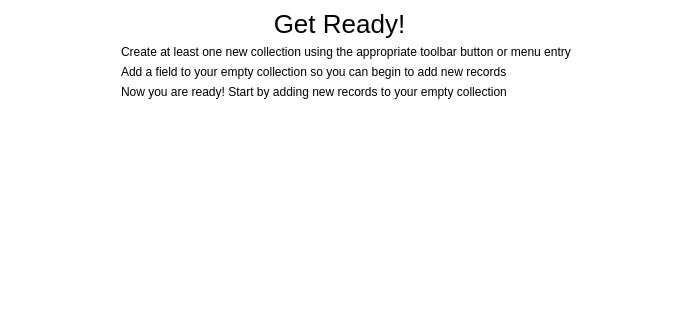
<?xml version="1.0" encoding="UTF-8"?>
<ui version="4.0">
 <class>EmptyFormWidget</class>
 <widget class="QWidget" name="EmptyFormWidget">
  <property name="geometry">
   <rect>
    <x>0</x>
    <y>0</y>
    <width>679</width>
    <height>309</height>
   </rect>
  </property>
  <property name="windowTitle">
   <string>Form</string>
  </property>
  <property name="styleSheet">
   <string notr="true"/>
  </property>
  <layout class="QVBoxLayout" name="verticalLayout_2">
   <property name="spacing">
    <number>0</number>
   </property>
   <property name="leftMargin">
    <number>0</number>
   </property>
   <property name="topMargin">
    <number>0</number>
   </property>
   <property name="rightMargin">
    <number>0</number>
   </property>
   <property name="bottomMargin">
    <number>0</number>
   </property>
   <item>
    <widget class="QFrame" name="frame">
     <property name="styleSheet">
      <string notr="true">QFrame#frame {
	background-color: white;
}</string>
     </property>
     <property name="frameShape">
      <enum>QFrame::NoFrame</enum>
     </property>
     <layout class="QVBoxLayout" name="verticalLayout_3">
      <item>
       <layout class="QVBoxLayout" name="verticalLayout">
        <item>
         <widget class="QLabel" name="label">
          <property name="styleSheet">
           <string notr="true">font-size: 26px;</string>
          </property>
          <property name="text">
           <string>Get Ready!</string>
          </property>
          <property name="alignment">
           <set>Qt::AlignCenter</set>
          </property>
         </widget>
        </item>
        <item>
         <layout class="QHBoxLayout" name="horizontalLayout">
          <item>
           <spacer name="horizontalSpacer">
            <property name="orientation">
             <enum>Qt::Horizontal</enum>
            </property>
            <property name="sizeHint" stdset="0">
             <size>
              <width>18</width>
              <height>20</height>
             </size>
            </property>
           </spacer>
          </item>
          <item>
           <layout class="QFormLayout" name="formLayout">
            <item row="0" column="0">
             <widget class="QLabel" name="noCollectionIcon">
              <property name="maximumSize">
               <size>
                <width>64</width>
                <height>64</height>
               </size>
              </property>
              <property name="text">
               <string/>
              </property>
              <property name="pixmap">
               <pixmap resource="../resources/resources.qrc">:/images/icons/newcollection.png</pixmap>
              </property>
              <property name="scaledContents">
               <bool>true</bool>
              </property>
              <property name="margin">
               <number>10</number>
              </property>
             </widget>
            </item>
            <item row="1" column="0">
             <widget class="QLabel" name="noFieldIcon">
              <property name="maximumSize">
               <size>
                <width>64</width>
                <height>64</height>
               </size>
              </property>
              <property name="text">
               <string/>
              </property>
              <property name="pixmap">
               <pixmap resource="../resources/resources.qrc">:/images/icons/newfield.png</pixmap>
              </property>
              <property name="scaledContents">
               <bool>true</bool>
              </property>
              <property name="margin">
               <number>10</number>
              </property>
             </widget>
            </item>
            <item row="2" column="0">
             <widget class="QLabel" name="noRecordIcon">
              <property name="maximumSize">
               <size>
                <width>64</width>
                <height>64</height>
               </size>
              </property>
              <property name="text">
               <string/>
              </property>
              <property name="pixmap">
               <pixmap resource="../resources/resources.qrc">:/images/icons/newrecord.png</pixmap>
              </property>
              <property name="scaledContents">
               <bool>true</bool>
              </property>
              <property name="margin">
               <number>10</number>
              </property>
             </widget>
            </item>
            <item row="1" column="1">
             <widget class="QLabel" name="noFieldLabel">
              <property name="text">
               <string>Add a field to your empty collection so you can begin to add new records</string>
              </property>
             </widget>
            </item>
            <item row="0" column="1">
             <widget class="QLabel" name="noCollectionLabel">
              <property name="text">
               <string>Create at least one new collection using the appropriate toolbar button or menu entry</string>
              </property>
             </widget>
            </item>
            <item row="2" column="1">
             <widget class="QLabel" name="noRecordLabel">
              <property name="text">
               <string>Now you are ready! Start by adding new records to your empty collection</string>
              </property>
             </widget>
            </item>
           </layout>
          </item>
          <item>
           <spacer name="horizontalSpacer_2">
            <property name="orientation">
             <enum>Qt::Horizontal</enum>
            </property>
            <property name="sizeHint" stdset="0">
             <size>
              <width>18</width>
              <height>20</height>
             </size>
            </property>
           </spacer>
          </item>
         </layout>
        </item>
        <item>
         <spacer name="verticalSpacer">
          <property name="orientation">
           <enum>Qt::Vertical</enum>
          </property>
          <property name="sizeHint" stdset="0">
           <size>
            <width>20</width>
            <height>14</height>
           </size>
          </property>
         </spacer>
        </item>
       </layout>
      </item>
     </layout>
    </widget>
   </item>
  </layout>
 </widget>
 <resources>
  <include location="../resources/resources.qrc"/>
 </resources>
 <connections/>
</ui>
